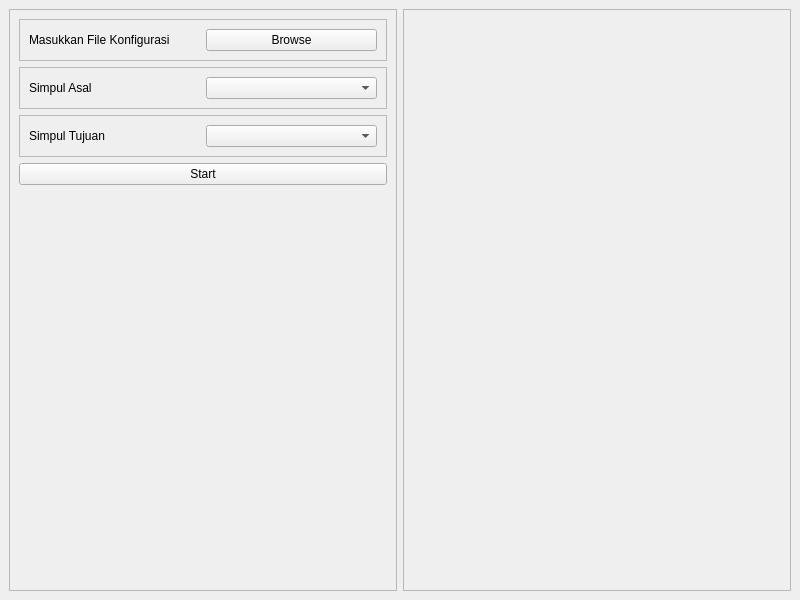
<?xml version="1.0" encoding="UTF-8"?>
<ui version="4.0">
 <class>MainWindow</class>
 <widget class="QMainWindow" name="MainWindow">
  <property name="geometry">
   <rect>
    <x>0</x>
    <y>0</y>
    <width>800</width>
    <height>600</height>
   </rect>
  </property>
  <property name="windowTitle">
   <string>MainWindow</string>
  </property>
  <widget class="QWidget" name="centralwidget">
   <layout class="QHBoxLayout" name="horizontalLayout">
    <item>
     <widget class="QFrame" name="LeftFrame">
      <property name="frameShape">
       <enum>QFrame::StyledPanel</enum>
      </property>
      <property name="frameShadow">
       <enum>QFrame::Raised</enum>
      </property>
      <layout class="QVBoxLayout" name="verticalLayout">
       <item>
        <widget class="QFrame" name="frame_3">
         <property name="frameShape">
          <enum>QFrame::StyledPanel</enum>
         </property>
         <property name="frameShadow">
          <enum>QFrame::Raised</enum>
         </property>
         <layout class="QHBoxLayout" name="horizontalLayout_4">
          <item>
           <widget class="QLabel" name="FileNameLabel">
            <property name="text">
             <string>Masukkan File Konfigurasi</string>
            </property>
           </widget>
          </item>
          <item>
           <widget class="QPushButton" name="FileBrowseButton">
            <property name="text">
             <string>Browse</string>
            </property>
           </widget>
          </item>
         </layout>
        </widget>
       </item>
       <item>
        <widget class="QFrame" name="frame_4">
         <property name="frameShape">
          <enum>QFrame::StyledPanel</enum>
         </property>
         <property name="frameShadow">
          <enum>QFrame::Raised</enum>
         </property>
         <layout class="QHBoxLayout" name="horizontalLayout_2">
          <item>
           <widget class="QLabel" name="SimpulAsalLabel">
            <property name="text">
             <string>Simpul Asal</string>
            </property>
           </widget>
          </item>
          <item>
           <widget class="QComboBox" name="SimpulAsalComboBox"/>
          </item>
         </layout>
        </widget>
       </item>
       <item>
        <widget class="QFrame" name="frame_5">
         <property name="frameShape">
          <enum>QFrame::StyledPanel</enum>
         </property>
         <property name="frameShadow">
          <enum>QFrame::Raised</enum>
         </property>
         <layout class="QHBoxLayout" name="horizontalLayout_3">
          <item>
           <widget class="QLabel" name="SimpulTujuanLabel">
            <property name="text">
             <string>Simpul Tujuan</string>
            </property>
           </widget>
          </item>
          <item>
           <widget class="QComboBox" name="SimpulTujuanComboBox"/>
          </item>
         </layout>
        </widget>
       </item>
       <item>
        <widget class="QPushButton" name="StartButton">
         <property name="text">
          <string>Start</string>
         </property>
        </widget>
       </item>
       <item>
        <spacer name="verticalSpacer">
         <property name="orientation">
          <enum>Qt::Vertical</enum>
         </property>
         <property name="sizeHint" stdset="0">
          <size>
           <width>20</width>
           <height>40</height>
          </size>
         </property>
        </spacer>
       </item>
      </layout>
     </widget>
    </item>
    <item>
     <widget class="QFrame" name="FrameFigure">
      <property name="frameShape">
       <enum>QFrame::StyledPanel</enum>
      </property>
      <property name="frameShadow">
       <enum>QFrame::Raised</enum>
      </property>
     </widget>
    </item>
   </layout>
  </widget>
 </widget>
 <resources/>
 <connections/>
</ui>
